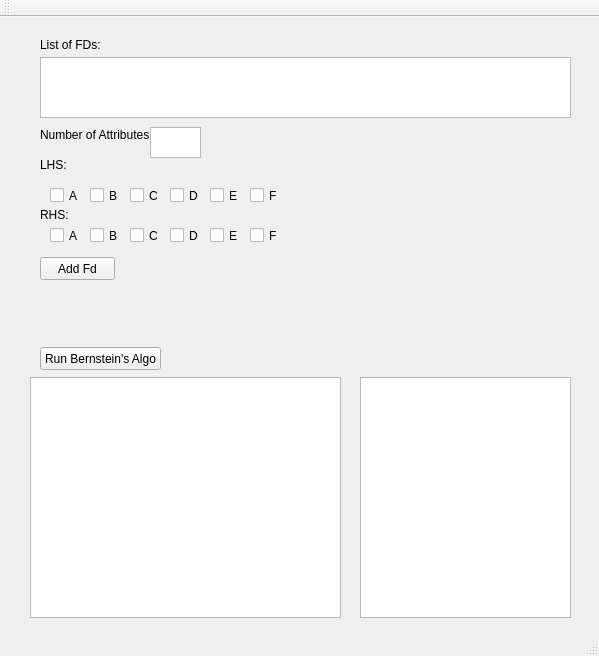
<?xml version="1.0" encoding="UTF-8"?>
<ui version="4.0">
 <class>CaseToolClass</class>
 <widget class="QMainWindow" name="CaseToolClass">
  <property name="geometry">
   <rect>
    <x>0</x>
    <y>0</y>
    <width>599</width>
    <height>656</height>
   </rect>
  </property>
  <property name="windowTitle">
   <string>CaseTool</string>
  </property>
  <widget class="QWidget" name="centralWidget">
   <widget class="QPushButton" name="addFdButton">
    <property name="geometry">
     <rect>
      <x>40</x>
      <y>240</y>
      <width>75</width>
      <height>23</height>
     </rect>
    </property>
    <property name="text">
     <string>Add Fd</string>
    </property>
   </widget>
   <widget class="QListView" name="listView_2">
    <property name="geometry">
     <rect>
      <x>360</x>
      <y>360</y>
      <width>211</width>
      <height>241</height>
     </rect>
    </property>
   </widget>
   <widget class="QLabel" name="label">
    <property name="geometry">
     <rect>
      <x>40</x>
      <y>20</y>
      <width>71</width>
      <height>16</height>
     </rect>
    </property>
    <property name="text">
     <string>List of FDs:</string>
    </property>
   </widget>
   <widget class="QLabel" name="label_2">
    <property name="geometry">
     <rect>
      <x>40</x>
      <y>110</y>
      <width>121</width>
      <height>16</height>
     </rect>
    </property>
    <property name="text">
     <string>Number of Attributes:</string>
    </property>
   </widget>
   <widget class="QCheckBox" name="lhsAttr1">
    <property name="geometry">
     <rect>
      <x>50</x>
      <y>170</y>
      <width>31</width>
      <height>17</height>
     </rect>
    </property>
    <property name="text">
     <string>A</string>
    </property>
   </widget>
   <widget class="QCheckBox" name="lhsAttr2">
    <property name="geometry">
     <rect>
      <x>90</x>
      <y>170</y>
      <width>31</width>
      <height>17</height>
     </rect>
    </property>
    <property name="text">
     <string>B</string>
    </property>
   </widget>
   <widget class="QLabel" name="label_3">
    <property name="geometry">
     <rect>
      <x>40</x>
      <y>140</y>
      <width>31</width>
      <height>16</height>
     </rect>
    </property>
    <property name="text">
     <string>LHS:</string>
    </property>
   </widget>
   <widget class="QLabel" name="label_4">
    <property name="geometry">
     <rect>
      <x>40</x>
      <y>190</y>
      <width>71</width>
      <height>16</height>
     </rect>
    </property>
    <property name="text">
     <string>RHS:</string>
    </property>
   </widget>
   <widget class="QCheckBox" name="lhsAttr3">
    <property name="geometry">
     <rect>
      <x>130</x>
      <y>170</y>
      <width>31</width>
      <height>17</height>
     </rect>
    </property>
    <property name="text">
     <string>C</string>
    </property>
   </widget>
   <widget class="QCheckBox" name="lhsAttr4">
    <property name="geometry">
     <rect>
      <x>170</x>
      <y>170</y>
      <width>31</width>
      <height>17</height>
     </rect>
    </property>
    <property name="text">
     <string>D</string>
    </property>
   </widget>
   <widget class="QCheckBox" name="lhsAttr5">
    <property name="geometry">
     <rect>
      <x>210</x>
      <y>170</y>
      <width>31</width>
      <height>17</height>
     </rect>
    </property>
    <property name="text">
     <string>E</string>
    </property>
   </widget>
   <widget class="QCheckBox" name="lhsAttr6">
    <property name="geometry">
     <rect>
      <x>250</x>
      <y>170</y>
      <width>31</width>
      <height>17</height>
     </rect>
    </property>
    <property name="text">
     <string>F</string>
    </property>
   </widget>
   <widget class="QCheckBox" name="rhsAttr1">
    <property name="geometry">
     <rect>
      <x>50</x>
      <y>210</y>
      <width>31</width>
      <height>17</height>
     </rect>
    </property>
    <property name="text">
     <string>A</string>
    </property>
   </widget>
   <widget class="QCheckBox" name="rhsAttr2">
    <property name="geometry">
     <rect>
      <x>90</x>
      <y>210</y>
      <width>31</width>
      <height>17</height>
     </rect>
    </property>
    <property name="text">
     <string>B</string>
    </property>
   </widget>
   <widget class="QCheckBox" name="rhsAttr3">
    <property name="geometry">
     <rect>
      <x>130</x>
      <y>210</y>
      <width>31</width>
      <height>17</height>
     </rect>
    </property>
    <property name="text">
     <string>C</string>
    </property>
   </widget>
   <widget class="QCheckBox" name="rhsAttr4">
    <property name="geometry">
     <rect>
      <x>170</x>
      <y>210</y>
      <width>31</width>
      <height>17</height>
     </rect>
    </property>
    <property name="text">
     <string>D</string>
    </property>
   </widget>
   <widget class="QCheckBox" name="rhsAttr5">
    <property name="geometry">
     <rect>
      <x>210</x>
      <y>210</y>
      <width>31</width>
      <height>17</height>
     </rect>
    </property>
    <property name="text">
     <string>E</string>
    </property>
   </widget>
   <widget class="QCheckBox" name="rhsAttr6">
    <property name="geometry">
     <rect>
      <x>250</x>
      <y>210</y>
      <width>31</width>
      <height>17</height>
     </rect>
    </property>
    <property name="text">
     <string>F</string>
    </property>
   </widget>
   <widget class="QTextEdit" name="attributeNum">
    <property name="geometry">
     <rect>
      <x>150</x>
      <y>110</y>
      <width>51</width>
      <height>31</height>
     </rect>
    </property>
   </widget>
   <widget class="QListWidget" name="outputList">
    <property name="geometry">
     <rect>
      <x>30</x>
      <y>360</y>
      <width>311</width>
      <height>241</height>
     </rect>
    </property>
   </widget>
   <widget class="QPushButton" name="runBenstein">
    <property name="geometry">
     <rect>
      <x>40</x>
      <y>330</y>
      <width>121</width>
      <height>23</height>
     </rect>
    </property>
    <property name="text">
     <string>Run Bernstein's Algo</string>
    </property>
   </widget>
   <widget class="QListWidget" name="FDList">
    <property name="geometry">
     <rect>
      <x>40</x>
      <y>40</y>
      <width>531</width>
      <height>61</height>
     </rect>
    </property>
   </widget>
  </widget>
  <widget class="QMenuBar" name="menuBar">
   <property name="geometry">
    <rect>
     <x>0</x>
     <y>0</y>
     <width>599</width>
     <height>21</height>
    </rect>
   </property>
  </widget>
  <widget class="QToolBar" name="mainToolBar">
   <attribute name="toolBarArea">
    <enum>TopToolBarArea</enum>
   </attribute>
   <attribute name="toolBarBreak">
    <bool>false</bool>
   </attribute>
  </widget>
  <widget class="QStatusBar" name="statusBar"/>
 </widget>
 <layoutdefault spacing="6" margin="11"/>
 <resources>
  <include location="casetool.qrc"/>
 </resources>
 <connections>
  <connection>
   <sender>lhsAttr1</sender>
   <signal>clicked(bool)</signal>
   <receiver>CaseToolClass</receiver>
   <slot>addLhsToFd(bool)</slot>
   <hints>
    <hint type="sourcelabel">
     <x>69</x>
     <y>209</y>
    </hint>
    <hint type="destinationlabel">
     <x>245</x>
     <y>249</y>
    </hint>
   </hints>
  </connection>
  <connection>
   <sender>addFdButton</sender>
   <signal>clicked()</signal>
   <receiver>CaseToolClass</receiver>
   <slot>addFD()</slot>
   <hints>
    <hint type="sourcelabel">
     <x>99</x>
     <y>290</y>
    </hint>
    <hint type="destinationlabel">
     <x>144</x>
     <y>320</y>
    </hint>
   </hints>
  </connection>
  <connection>
   <sender>lhsAttr2</sender>
   <signal>clicked(bool)</signal>
   <receiver>CaseToolClass</receiver>
   <slot>addLhsToFd(bool)</slot>
   <hints>
    <hint type="sourcelabel">
     <x>100</x>
     <y>208</y>
    </hint>
    <hint type="destinationlabel">
     <x>346</x>
     <y>183</y>
    </hint>
   </hints>
  </connection>
  <connection>
   <sender>lhsAttr3</sender>
   <signal>clicked(bool)</signal>
   <receiver>CaseToolClass</receiver>
   <slot>addLhsToFd(bool)</slot>
   <hints>
    <hint type="sourcelabel">
     <x>150</x>
     <y>205</y>
    </hint>
    <hint type="destinationlabel">
     <x>318</x>
     <y>172</y>
    </hint>
   </hints>
  </connection>
  <connection>
   <sender>lhsAttr4</sender>
   <signal>clicked(bool)</signal>
   <receiver>CaseToolClass</receiver>
   <slot>addLhsToFd(bool)</slot>
   <hints>
    <hint type="sourcelabel">
     <x>180</x>
     <y>211</y>
    </hint>
    <hint type="destinationlabel">
     <x>459</x>
     <y>226</y>
    </hint>
   </hints>
  </connection>
  <connection>
   <sender>lhsAttr5</sender>
   <signal>clicked(bool)</signal>
   <receiver>CaseToolClass</receiver>
   <slot>addLhsToFd(bool)</slot>
   <hints>
    <hint type="sourcelabel">
     <x>217</x>
     <y>215</y>
    </hint>
    <hint type="destinationlabel">
     <x>516</x>
     <y>167</y>
    </hint>
   </hints>
  </connection>
  <connection>
   <sender>lhsAttr6</sender>
   <signal>clicked(bool)</signal>
   <receiver>CaseToolClass</receiver>
   <slot>addLhsToFd(bool)</slot>
   <hints>
    <hint type="sourcelabel">
     <x>265</x>
     <y>215</y>
    </hint>
    <hint type="destinationlabel">
     <x>488</x>
     <y>182</y>
    </hint>
   </hints>
  </connection>
  <connection>
   <sender>rhsAttr1</sender>
   <signal>clicked(bool)</signal>
   <receiver>CaseToolClass</receiver>
   <slot>addRhsToFd(bool)</slot>
   <hints>
    <hint type="sourcelabel">
     <x>66</x>
     <y>256</y>
    </hint>
    <hint type="destinationlabel">
     <x>282</x>
     <y>290</y>
    </hint>
   </hints>
  </connection>
  <connection>
   <sender>rhsAttr2</sender>
   <signal>clicked(bool)</signal>
   <receiver>CaseToolClass</receiver>
   <slot>addRhsToFd(bool)</slot>
   <hints>
    <hint type="sourcelabel">
     <x>112</x>
     <y>255</y>
    </hint>
    <hint type="destinationlabel">
     <x>316</x>
     <y>305</y>
    </hint>
   </hints>
  </connection>
  <connection>
   <sender>rhsAttr3</sender>
   <signal>clicked(bool)</signal>
   <receiver>CaseToolClass</receiver>
   <slot>addRhsToFd(bool)</slot>
   <hints>
    <hint type="sourcelabel">
     <x>135</x>
     <y>253</y>
    </hint>
    <hint type="destinationlabel">
     <x>423</x>
     <y>274</y>
    </hint>
   </hints>
  </connection>
  <connection>
   <sender>rhsAttr4</sender>
   <signal>clicked(bool)</signal>
   <receiver>CaseToolClass</receiver>
   <slot>addRhsToFd(bool)</slot>
   <hints>
    <hint type="sourcelabel">
     <x>181</x>
     <y>252</y>
    </hint>
    <hint type="destinationlabel">
     <x>240</x>
     <y>313</y>
    </hint>
   </hints>
  </connection>
  <connection>
   <sender>rhsAttr5</sender>
   <signal>clicked(bool)</signal>
   <receiver>CaseToolClass</receiver>
   <slot>addRhsToFd(bool)</slot>
   <hints>
    <hint type="sourcelabel">
     <x>235</x>
     <y>255</y>
    </hint>
    <hint type="destinationlabel">
     <x>385</x>
     <y>239</y>
    </hint>
   </hints>
  </connection>
  <connection>
   <sender>rhsAttr6</sender>
   <signal>clicked(bool)</signal>
   <receiver>CaseToolClass</receiver>
   <slot>addRhsToFd(bool)</slot>
   <hints>
    <hint type="sourcelabel">
     <x>263</x>
     <y>256</y>
    </hint>
    <hint type="destinationlabel">
     <x>362</x>
     <y>235</y>
    </hint>
   </hints>
  </connection>
  <connection>
   <sender>runBenstein</sender>
   <signal>clicked(bool)</signal>
   <receiver>CaseToolClass</receiver>
   <slot>runBernstein()</slot>
   <hints>
    <hint type="sourcelabel">
     <x>95</x>
     <y>369</y>
    </hint>
    <hint type="destinationlabel">
     <x>209</x>
     <y>349</y>
    </hint>
   </hints>
  </connection>
 </connections>
 <slots>
  <slot>addLhsToFd(bool)</slot>
  <slot>addFD()</slot>
  <slot>addRhsToFd(bool)</slot>
  <slot>numOfAttributes(int)</slot>
  <slot>runBernstein()</slot>
  <slot>showFD(FunctionalDependency)</slot>
 </slots>
</ui>
